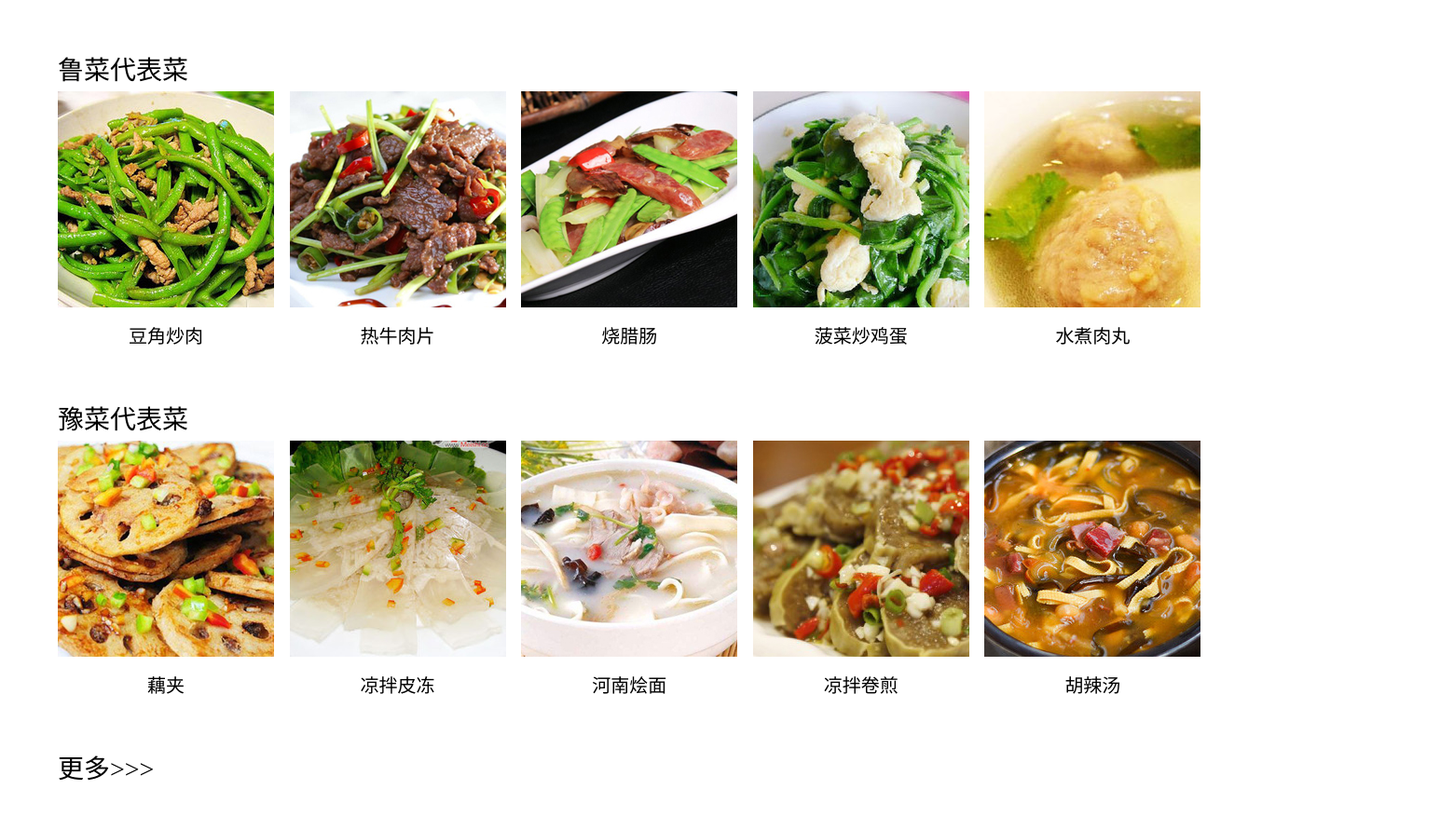
Before: / (middle part) with the older database file.
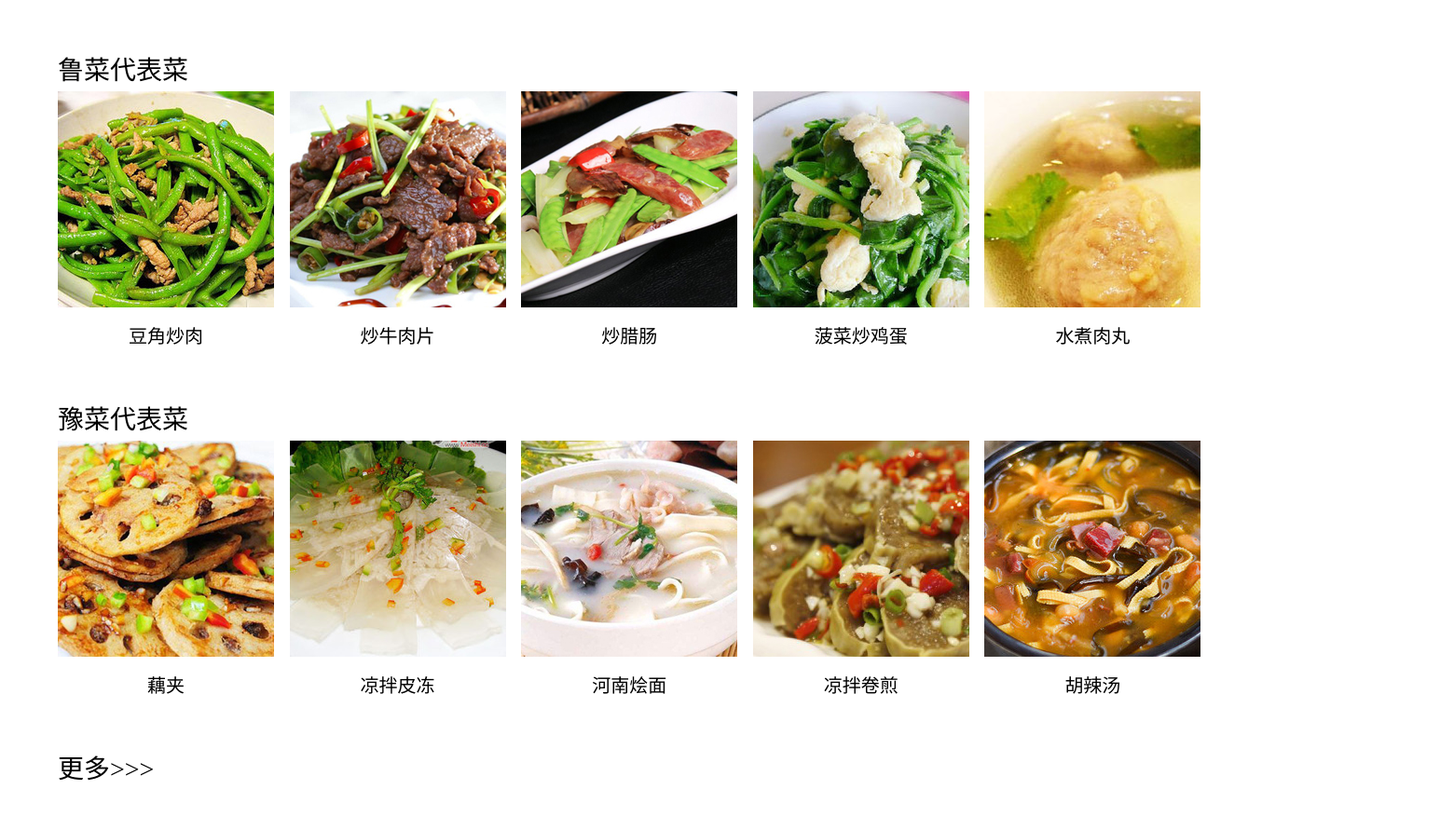
After: the same page with the newer database file.
### tables this page shows
CREATE TABLE `test_food` (
  `pkFood` int(11) NOT NULL AUTO_INCREMENT,
  `name` varchar(8) NOT NULL COMMENT '菜品名字',
  `about` varchar(255) NOT NULL COMMENT '菜品简介',
  `make` int(5) NOT NULL COMMENT '制作工艺',
  `taste` int(2) NOT NULL COMMENT '五味',
  `stars` int(2) NOT NULL COMMENT '推荐星级',
  `pkCategory` int(11) NOT NULL COMMENT '所属菜系',
  `img_small` varchar(20) DEFAULT NULL COMMENT '菜品小图',
  `img_big` varchar(20) DEFAULT NULL COMMENT '菜品大图',
  PRIMARY KEY (`pkFood`)
);

### php/select_foods.php (called while the page is built, shortened)
<?php
                     $sql        = "select pkFood,name,img_small from test_food where pkCategory='$pkCategory' limit 5;";
                     $result     = mysql_query($sql);
                     $arr_foods=array();
                    while ($row = mysql_fetch_array($result))
                    {
                    $arr_foods[] = $row;
                    }
                    ?>

### index.php (the view, shortened to what this page needs)
<!DOCTYPE html>
<html>
<head>
    <link rel="stylesheet" type="text/css" href="css/header.css">
    <link rel="stylesheet" type="text/css" href="css/style.css">
</head>
<body onload="nav_bgcolor(1)">
<?php include "header.php";?>
    <div class="content">
        <div class="content_caixi">
            <div class="content_caixi_text">
                <ul>
            <?php
                $pkCategory = 1;
                include "php/select_foods.php";
                for($i=0;$i<5;$i++){
                  echo "<li>
                       <div class='img_transform'><img src='".$arr_foods[$i][2]."'></div><a href='food.php?pkCategory=0&pkFood=".$arr_foods[$i][0]."'>".$arr_foods[$i][1]."</a></li>";
                   }
                       ?>
                </ul>
            </div>
        </div>
        <div class="content_caixi">
            <div class="content_caixi_title">鲁菜代表菜</div>
            <div class="content_caixi_text">
                <ul>
                  <?php
                $pkCategory = 2;
                include "php/select_foods.php";
                for($i=0;$i<5;$i++){
                  echo "<li>
                       <div class='img_transform'><img src='".$arr_foods[$i][2]."'></div><a href='food.php?pkCategory=1&pkFood=".$arr_foods[$i][0]."'>".$arr_foods[$i][1]."</a></li>";
                   }
                       ?>
                </ul>
            </div>
        </div>
        <div class="content_caixi">
            <div class="content_caixi_title">豫菜代表菜</div>
            <div class="content_caixi_text">
                <ul>
                  <?php
                $pkCategory = 10;
                include "php/select_foods.php";
                for($i=0;$i<5;$i++){
                  echo "<li>
                       <div class='img_transform'><img src='".$arr_foods[$i][2]."'></div><a href='food.php?pkCategory=9&pkFood=".$arr_foods[$i][0]."'>".$arr_foods[$i][1]."</a></li>";
                   }
                       ?>
                </ul>
            </div>
        </div>
        <div class="content_page"><a href="index_category.php?pkCategory=0">更多>>></a></div>
    </div>
    <?php include "footer.php";?>
</body>
</html>

Changed rows visible on the page:
changed test_food: name "热牛肉片" → "炒牛肉片"
changed test_food: name "烧腊肠" → "炒腊肠"
